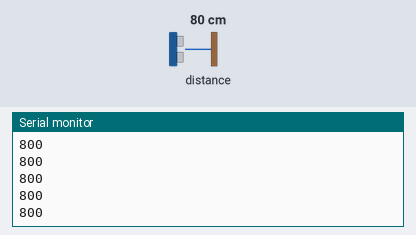
Simulated run of this sketch. Board: Arduino Uno, built with avr-gcc and run on an emulated ATmega328P. On the bench: the last lines printed to the serial monitor. The test bench sets the inputs (shaded band); at power-on: distance to the obstacle 80 cm. MIDI output is not drawn.

Above: at 1.2 s.
1.3 s: distance to the obstacle set to 250 cm
At 1.49 s:
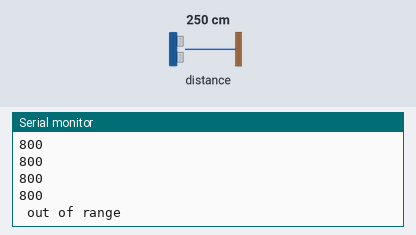
3.2 s: distance to the obstacle set to 2 cm
At 3.22 s:
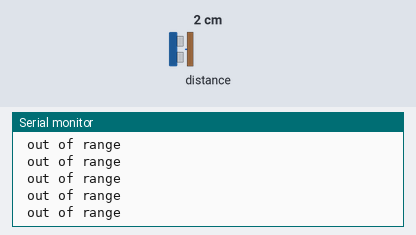

Measured:
- after the input at 1.3 s, the serial monitor: prints a new line after 0.07 s (image 1)

The sketch:

MIDI-Harp.ino
```cpp
//Simple example to use a distance sensor as a way of playing notes
//Made by Michel Gutlich for the Resonant Frequencies WS #1

//#define LED_BUILTIN 3
#define VELOCITYPIN A1

//Include the FortySevenEffects MIDI library through the library manager
#include <MIDI.h>

MIDI_CREATE_DEFAULT_INSTANCE();

//Include the Adafruit VL53L0X sensor library through the library manager

#include "Adafruit_VL53L0X.h"

Adafruit_VL53L0X lox = Adafruit_VL53L0X();

int value; //This will store the sensor value
int prevValue; //This will hold the last sensor value read

int ccNo = 105; //The control change parameter number
int channel = 1; //The MIDI channel we are going to send on
int velocity = 100; //The initial velocity ammount we are goin to use

int tempo = 100; //This will control the length of the notes played

int minimumRange = 4; //This is the minimum sensor value used
int maximumRange = 1024; //This is the maximum sensor value used

int minimalMidiValue = 1; //This is the minimum value of the midi control change parameter
int maximumMidiValue = 127; //This is the maximum value of the midi control change parameter

bool debug = true; //Set this to false to disable debugging through the serial port

//An array of midi notes in the pentatonic range
#define NUMNOTES 53
uint16_t pentatonicTable[54] = { 0, 1, 3, 6, 8, 10, 13, 15, 18, 20, 22, 25, 27, 30, 32, 34, 37, 39, 42, 44, 46, 49, 51, 54, 56, 58, 61, 63, 66, 68, 70, 73, 75, 78, 80, 82, 85, 87, 90, 92, 94, 97, 99, 102, 104, 106, 109, 111, 114, 116, 118, 121, 123, 126 };

//Function of mapping the sensor value in a scale of MIDI
uint16_t mapPentatonic(uint16_t input) {
  uint8_t value = ((maximumRange -1) - input) / (maximumRange / NUMNOTES);
  return (pentatonicTable[value]);
}

void setup() {
  if(debug) Serial.begin(115200);

  // Initiate MIDI communications, listen to all channels
  MIDI.begin(MIDI_CHANNEL_OMNI);

  // wait until serial port opens for native USB devices
  while (!Serial) {
    delay(1);
  }

  if(debug)Serial.println("Adafruit VL53L0X test");
  if (!lox.begin()) {
    if(debug)Serial.println(F("Failed to boot VL53L0X"));
    while (1)
      ;
  }
  // power
  if(debug)Serial.println(F("VL53L0X API Simple Ranging example\n\n"));
}


void loop() {
  MIDI.read();
  //velocity = map(analogRead( VELOCITYPIN), 0 , 1023 , 0 , 127);

  VL53L0X_RangingMeasurementData_t measure;

  lox.rangingTest(&measure, false);  // pass in 'true' to get debug data printout!

  if (measure.RangeStatus != 4) {  // phase failures have incorrect data
    value = measure.RangeMilliMeter;
    if (debug) Serial.println(value);
    if (value > minimumRange && value < maximumRange) {
      //value = map(value, minimumRange ,maximumRange , minimalMidiValue , maximumMidiValue);
      value = mapPentatonic(value);
      if (value != prevValue) {
        MIDI.sendNoteOn(127 - value, velocity, channel);
        //MIDI.sendControlChange(ccNo, value, channel);
      }
        prevValue = value;

      }
    } else {
      if (debug) Serial.println(" out of range ");
    }

    delay(tempo/2);
    MIDI.sendNoteOff(127 - prevValue, 0, channel);
    delay(tempo/2);
  }
```
